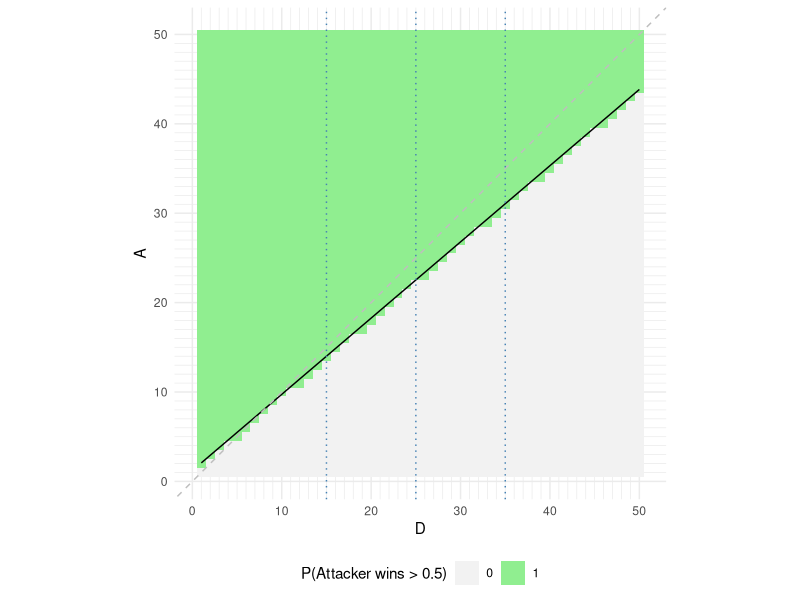
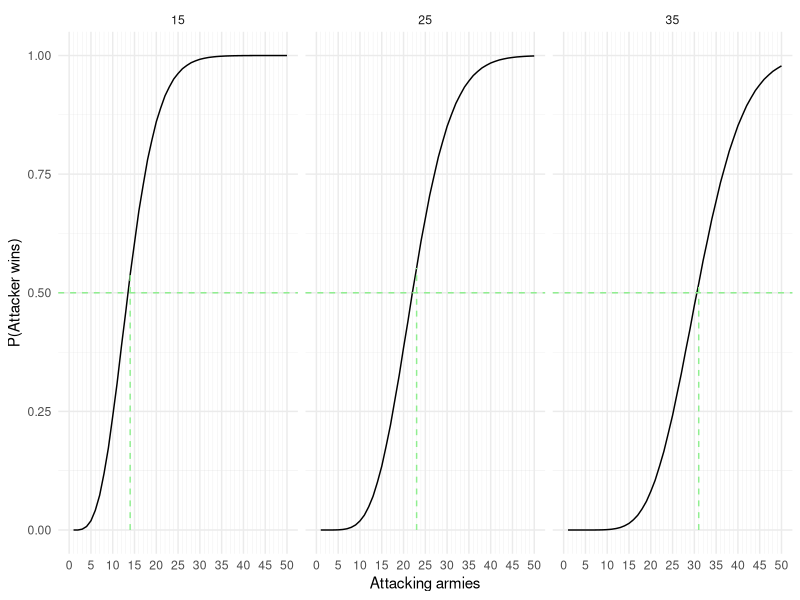
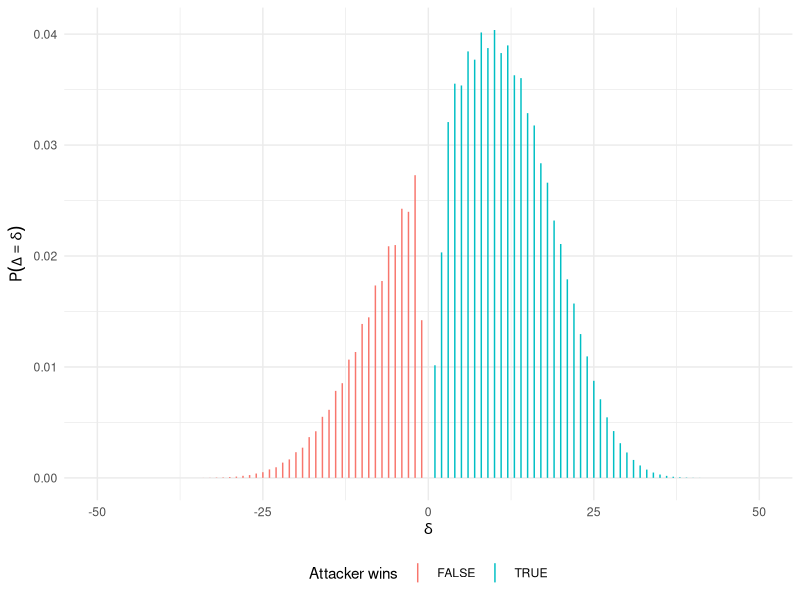

The R source for these figures, in order:
## ---- chunk 1
##If default fig.path, then set it.
if (knitr::opts_chunk$get("fig.path") == "figure/") {
  knitr::opts_knit$set( base.dir = '/Users/hoehle/Sandbox/Blog/')
  knitr::opts_chunk$set(fig.path="figure/source/2025-02-21-risk/")
}
fullFigPath <- paste0(knitr::opts_knit$get("base.dir"),knitr::opts_chunk$get("fig.path"))
filePath <- file.path("","Users","hoehle","Sandbox", "Blog", "figure", "source", "2025-02-21-risk")

knitr::opts_chunk$set(echo = FALSE, fig.width=8, fig.height=3.5, fig.cap='', fig.align='center', dpi=72*2, echo=TRUE)#, global.par = TRUE)
options(width=150, scipen=1e3)
## ---- chunk 2
suppressPackageStartupMessages(library(tidyverse))
suppressPackageStartupMessages(library(knitr))
# Packages specific for the post
suppressPackageStartupMessages(library(Matrix)) #Sparse matrix etc.
suppressPackageStartupMessages(library(kableExtra))

# Non CRAN packages
# devtools::install_github("hadley/emo")

##Configuration
options(knitr.table.format = "html")
theme_set(theme_minimal())
#if there are more than n rows in the tibble, print only the first m rows.
options(tibble.print_max = 10, tibble.print_min = 5)

# Fix seed value for the post
set.seed(123)
## ---- chunk 3
cat(paste0("![]({{ site.baseurl }}/",knitr::opts_chunk$get("fig.path"),"Risk-dice-example.jpg"),")")
## ---- chunk 4
# Sample space for one dice throw
Omega <- 1:6
## ---- chunk 5
# Do expand_grid on the \Omega set sequentially a given number of nDice times. 
# At the end we have nDice columns.
#
# @param nDice (integer) We compute \Omega_{dice}^{nDice}
# @param Omega (vector of integers) The faces on the dice.
#
# @return Tibble with nDice columns containing all |\Omega_{dice}|^{nDice} possible outcomes and a column stating the probability of each element in this sample space, i.e. 1/|\Omega_{dice}^{nDice}|.

sample_space <- function(nDice, Omega=1:6) {
 expand_grid(!!!replicate(nDice, Omega, simplify = FALSE)) %>% 
   setNames(str_c("D", 1L:nDice)) %>% 
    mutate(prob = 1/(length(Omega)^nDice))
}
## ---- chunk 6
combos_sorted <- function(nDice=3, nCompare=min(2,nDice), base_name = "y") {
  # Generate all outcomes and make a label
  # which identifies which of the sorted bins the outcome belongs to
  combos <- sample_space(nDice=nDice) %>%
    rowwise() %>% 
    mutate(combo_sorted = str_c(sort(c_across(all_of(paste0("D", 1:nDice))), decreasing=TRUE), collapse=""),
           combo_label = str_sub(combo_sorted, 1, nCompare)) 
  
  # Count accoring
  combos_summed <- combos %>% group_by(combo_label) %>%
    summarise(n=n(), prob=sum(prob)) %>% 
    arrange(desc(combo_label)) %>% 
    # We use the notation by Osborn (2009) and denote the columns y^{(1)} \geq y^{(2)} \geq y^{(3)}
    separate_wider_position(cols = combo_label, widths = set_names(rep(1, nCompare), nm= str_c(base_name, "_{(", 1:nCompare,")}")))

  # Done
  return(combos_summed)
}
## ---- chunk 7
combos_sorted(nDice=3, nCompare=2)
## ---- chunk 8
joint_combos_sorted <- function(a, d) {
  # Sort the throws of the attacker and defender
  Y <- combos_sorted(nDice=a, base_name="y")
  Z <- combos_sorted(nDice=d, base_name="z") 
  
  # Make a tibble with all combinations of the a vs. d armies fight
  joint <- Y %>% cross_join(Z) %>%
    mutate(prob = prob.x * prob.y,
           n = n.x * n.y) %>% 
    select(-n.x, -n.y, -prob.x, -prob.y)
  
  #Done
  return(joint)
}
## ---- chunk 9
head(joint_combos_sorted(a=3, d=2), n=3)
## ---- chunk 10
########################################################################
# Distribution over the number of armies that defender is losing,
# when attacker is using A armies and defender is using D armies.
# 
# @param A Number of armies (=dice) the attacker sends into the battle
# @param D Number of armies (=dice) the defender sends into the fight
#
# @return A tibble containing all possible outcomes of the battle in terms
#         of losses for attacker and defender.
########################################################################
p_lose_ad <- function(a=3, d=2) {
  # All joint combinations of attacker and defender
  joint <- joint_combos_sorted(a=a, d=d)
  
  # Number of dice to compare
  nCompare <- pmin(a, d)
  
  # I find this loop version easier to understand
  # than a corresponding tidyverse version
  for (k in seq_len(nCompare)) {
    joint[, str_c("lose_D_pos", k)] <- (joint[,str_c("y_{(",k,")}")] > joint[,str_c("z_{(",k,")}")])
  }
  
  # Total sum of armies lost by defender and attacker, respectively
  joint <- joint %>% 
    mutate(lose_D = rowSums(select(., matches("^lose_D_pos[0-9]+"))),
           lose_A = nCompare - lose_D)  %>% 
    select(starts_with("y"), starts_with("z"), prob, lose_A, lose_D) 
  
  # Add up probabilities for all combos yielding a specific
  # lose_A, lose_D combo
  res <- joint %>% group_by(lose_A, lose_D) %>% 
    summarise(prob = sum(prob), .groups="drop") %>% 
    arrange(lose_D)

  # Done
  return(res)
}
## ---- chunk 11
# 3 vs. 2 battle
p_lose_ad(a=3, d=2)

# Check that p_lose_ad is correct for p_{32k}, k=0,1,2
all.equal(p_lose_ad(a=3, d=2) %>% pull(prob), c(2275, 2611, 2890)/7776)
## ---- chunk 12
cat(paste0("![]({{ site.baseurl }}/",knitr::opts_chunk$get("fig.path"),"troll_riskroll.png"),")")
## ---- chunk 13
state_change <- expand_grid(a=1:3, d=1:2) %>% rowwise() %>% 
  mutate(prob = list(p_lose_ad(a=a, d=d))) %>% 
  unnest(prob)
## ---- chunk 14
state_change %>% 
  rename(k=`lose_D`) %>% select(-lose_A) %>% 
  print(n=Inf, row.names = FALSE)
## ---- chunk 15
# Armies at the start of the battle
A <- 10
D <- 10
size_state_space <- (A+1)*(D+1)
## ---- chunk 16
########################################################################

# All possible configurations of A armies for the attacker and D for the defender
states <- expand_grid(attacker=0:A, defender=0:D) %>% 
  mutate(state=sprintf("%02d-%02d", attacker, defender))
## ---- chunk 17
state_to_ad <- function(state_vec) {
 states %>% filter(state %in% state_vec) %>% select(attacker, defender)  
}
state_to_idx <- function(state_vec) {
  which(states$state %in% state_vec)
}
ad_to_idx <- Vectorize(function(a,d) {
  with(states, which((attacker == a) & (defender == d)))
})

if (FALSE) {
  #Test the function:
  # which state does (A=0,D=0) correspond to?
  state_to_idx(c("00-00"))
  # which state does (A=10, D=10) correspond to?
  state_to_idx(c("10-10"))
}
## ---- chunk 18
# Build the transition matrix of the Markov chain for all transitions of an A vs. D attack
#
# @param A Number of attacking armies
# @param D Number of defending armies
# @verbose Print additional information, e.g. a progress indicator
#
# @return Sparse (A+1)(D+1) \times (A+1)(D+1) transition matrix 

transition_matrix <- function(A, D, verbose=FALSE) {
  #Setup the matrix
  P <- matrix(0, nrow=nrow(states), ncol=nrow(states), dimnames=list(states$state, states$state))
  for (i in 1:nrow(states)) {
    # Calculate p_{ij} 
    if (verbose & (i %% round(0.1*nrow(states)) == 0)) {
      cat(str_c(round(100*(i / nrow(states)),digits=0), "% "))
    }
    # Extract the number of attacker and defender armies
    from_attacker <- states[i,] %>% pull(attacker)
    from_defender <- states[i,] %>% pull(defender)
    
    # If we look at an absorbing state we stay in it.
    if (from_attacker==0 | from_defender==0) {
      P[i,i] <- 1
    } else { 
      # Transient states -> determine which states we can move to
      
      # Possible combinations for armies lost. Assume one always uses as many armies
      # as possible.
      loss <- state_change %>% 
        filter(a == min(from_attacker,3) & d == min(from_defender,2)) %>% 
        select(lose_A, lose_D, prob) 
      
      # New state after losses are accounted for
      dummy <- loss %>% mutate(A=from_attacker, D=from_defender, prob=2*prob) %>% 
        select(A,D,prob)
      to_state <- dummy - loss 
      
      # Get idx of all potential new state
      idx_set <- ad_to_idx(to_state %>% pull(A), to_state %>% pull(D))
      
      # Update transition probability of each "new" state
      P[i, idx_set] <- to_state %>% pull(prob)
    }
  }
  # Store as sparse matrix
  P <- Matrix(P, sparse=TRUE)
  # Done
  return(P)
}

# Helper function to calculate matrix power, i.e. X^n, see answer in  https://stackoverflow.com/questions/3274818/matrix-power-in-r
matpow <- function(X, n) Reduce(`%*%`, replicate(n, X, simplify = FALSE))

# Compute the transition matrix for the given A and D
P <- transition_matrix(A=A, D=D)
P_times_AD <- matpow(P, A+D)
## ---- chunk 19
x0 <- states$state == sprintf("%2d-%2d",A,D) # "10-10"
x1 <- t(x0) %*% P
x1[, as.logical(x1>0)]
## ---- chunk 20
x_AD <- t(x0) %*% matpow(P, A+D)
x_AD[, as.logical(x_AD>0)]
## ---- chunk 21
round(x_AD[, as.logical(x_AD>0)], digits=3)
## ---- chunk 22
sum(x_AD[,str_detect(colnames(x_AD), "-00")])
## ---- chunk 23
# Calculate the probability that the attacker wins from a given 
# start configuration.
#
# @param A Number of armies that the attacker attacks with (total armies of attacker is A+1)
# @param D Number of armies the defence has
#
# @return Prob that attacker wins the fight.
p_A_wins <- function(A, D, P_times_AD=NULL) {
  if (is.null(P_times_AD)) {
    P <- transition_matrix(A=A, D=D)
    P_times_AD <- matpow(P, A+D)
  }
  # check that states contain the config
  stopifnot(nrow(states %>% filter(attacker == A & defender == D)) > 0)
    
  P_start <- states$state == sprintf("%02d-%02d", A, D)
  P_end <- P_start %*% P_times_AD

  # Probability that attacker wins (even for the combo attacker=0 & defender =0, the attacker wins, because he hold one army left)
  prob <- sum(P_end[which(states$defender == 0)])
  # Done
  return(prob)
}
## ---- chunk 24
## Calculate the entire table
tab <- expand_grid(A=1:A, D=1:D) %>% 
  rowwise() %>% 
  mutate(p_A_wins = p_A_wins(A=A, D=D, P=P_times_AD)) %>% 
  pivot_wider(names_from=D, values_from = p_A_wins)
## ---- chunk 25
tab %>% 
  mutate(across(matches("[0-9]+"), ~ cell_spec(sprintf("%.3f",.x), background = ifelse(.x > 0.5, "lightgreen", "white")))) %>% 
  kbl(escape = FALSE, align="c") %>%
  add_header_above(header=c(" " = 1, "D" = D)) %>% 
  column_spec(1, width="1cm", border_right = TRUE) %>%   # Add vertical line after column 1 (A)
  column_spec(2:(D+1), width = "3cm") %>% 
  kable_styling(bootstrap_options = c("striped"))
## ---- chunk 26
# Configuration of A and D for the big table
A <- 50
D <- 50
## ---- chunk 27
# All possible configurations of A armies for the attacker and D for the defender
states <- expand_grid(attacker=0:A, defender=0:D) %>% 
  mutate(state=sprintf("%02d-%02d", attacker, defender))

P <- transition_matrix(A=A, D=D)
P_times_AD <- matpow(P, A+D)

tab <- expand_grid(A=1:A, D=1:D) %>% 
  rowwise() %>% 
  mutate(p_A_wins = p_A_wins(A=A, D=D, P=P_times_AD)) %>% 
  pivot_wider(names_from=D, values_from = p_A_wins)

# Convert to matrix
M <- as.matrix(tab %>% select(-A))
M <- M>0.5

# For a given $D$. What's the smallest $A$ where the attacker still has a >50% probability of winning
smallest_A <- apply(M, MARGIN=2, \(x) { idx <- which(x>0.5) ; if(length(idx)==0) NA else min(idx)})
df <- tibble(D=as.numeric(names(smallest_A)), minA=smallest_A)

# Fit regression line and add the prediction 
m <- lm( minA ~ 1 + D, data=df)
df$prob <- 0
df$A <- predict(m)
## ---- chunk 28
# Illustrate table as an image
tab_long <- tab  %>% 
  pivot_longer(cols=-A, names_to="D", values_to = "prob") %>% 
  mutate(D=as.numeric(D),
         prob = if_else(prob>0.5, 1, 0))

ggplot(tab_long, aes(x=D, y=A, fill=as.factor(prob))) +
  geom_tile() +
  scale_fill_manual(name="P(Attacker wins > 0.5)", values=c("gray95", "lightgreen")) +
  geom_line(data=df) +
  geom_abline(slope=1, intercept=0, lty=2, col="gray") +
  geom_vline(data=tibble(A=c(15,25,35)), aes(xintercept=A), lty=3, col="steelblue") +
  coord_equal() +
  scale_y_continuous(minor_breaks = seq(0,D,by=1)) +
  scale_x_continuous(minor_breaks = seq(0,A,by=1)) +
  theme(legend.position="bottom") 
## ---- chunk 29
# Show as a function in A when D is fixed
tab_df <- tab %>% select(A, `15`,`25`,`35`) %>% 
  pivot_longer(cols=-A, values_to="prob", names_to="D") %>% 
  mutate(D = as.numeric(D)) 

# First A above 50%
first_A_gt50 <- tab_df %>% group_by(D) %>% summarise(min_A = min(A[prob>0.5]))
first_A <- left_join(first_A_gt50, tab_df, by=c("D", "min_A"="A")) %>% 
  rename(A=min_A)

# Show the graphs
ggplot(tab_df, aes(x=A, y=prob)) + 
  scale_x_continuous(breaks=seq(0,A, by=5), minor_breaks = seq(0,A,by=1)) +
  geom_line() +
  geom_hline(yintercept=0.5, col="lightgreen", lty=2) +
  geom_linerange(data=first_A, aes(ymin=0, ymax=prob), col="lightgreen", lty=2) +
  ylab("P(Attacker wins)") +
  xlab("Attacking armies") +
  coord_cartesian(xlim=c(0,A)) + 
  theme(panel.grid.minor = element_line(color = "gray80",
                                  linewidth = 0.05,
                                  linetype = 1)) +
  facet_wrap(. ~ D)
## ---- chunk 30
# Start state
pi_start <- (states$state == sprintf("%02d-%02d", A, D))
P_times_AD <- matpow(P, A+D)
pi_end <- pi_start %*% P_times_AD

# Fetch prob of all absorbing states.
absorbing <- states %>% filter(attacker==0 | defender==0) %>% 
  # Make additional info
  mutate(Delta = attacker - defender, 
         W_wins = Delta > 0, 
         L = pmax(0,Delta))

df_Delta <- left_join(absorbing, tibble(state=colnames(pi_end), prob=as.numeric(pi_end)), by="state")

# Show PMF
ggplot(df_Delta) + geom_linerange(aes(x=Delta, ymin=0, ymax=prob, color=W_wins)) +
  xlab(expression(delta)) +
  ylab(expression(P(Delta==delta))) +
  scale_color_discrete(name="Attacker wins") +
  theme(legend.position="bottom")

## Probability that attacker wins
p_A_wins <- df_Delta %>% filter(L>0) %>% summarise(prob=sum(prob)) %>% as.numeric()

# checksame probability in the earlier table
if (FALSE) tab %>% filter(A==50) %>% select(`50`) 

## Conditional expectation of armies lost given that A wins
E_loss_given_A_wins <- df_Delta %>% 
  # Determine conditional probability
  filter(L>0) %>% 
  mutate(prob = prob/sum(prob)) %>% 
  # Compute E(L|L>0)
  mutate(E_contrib = L*prob) %>% 
  summarise(E=A - sum(E_contrib)) %>% 
  as.numeric()
## ---- chunk 31
# Simulate a single a vs. d army battle
single_battle <- function(a = 3, d = 2) {
  # Sort the dice
  y_sorted <- sort(sample(Omega, size = a, replace = TRUE), dec = TRUE)
  z_sorted <- sort(sample(Omega, size = d, replace = TRUE), dec = TRUE)

  # Number of comparisons
  nCompares <- min(a, d)

  # For each position to compare, see if defender looses an army.
  lose_D <- (y_sorted[1:nCompares] > z_sorted[1:nCompares])

  return(sum(lose_D))
}

# Calc p_{32k}, k=0,1,2
prop.table(table(replicate(1e5, single_battle(a=3, d=2))))
## ---- chunk 32
# Joint distribution of the two events
f_Y12Z12 <- joint_combos_sorted(a=3, d=2) %>% 
  mutate(`y_{(1)}>z_{(1)}`=`y_{(1)}`> `z_{(1)}`,
         `y_{(2)}>z_{(2)}`=`y_{(2)}`> `z_{(2)}`) %>% 
  group_by(`y_{(1)}>z_{(1)}`,`y_{(2)}>z_{(2)}`) %>% 
  summarise(prob=sum(prob), .groups = "keep")

# Marginal distribution of each event
f_Y1Z1 <- f_Y12Z12 %>% group_by(`y_{(1)}>z_{(1)}`) %>% summarise(prob=sum(prob))
f_Y2Z2 <- f_Y12Z12 %>% group_by(`y_{(2)}>z_{(2)}`) %>% summarise(prob=sum(prob))

# Joint prob when **assuming independence**
f_Y12Z12_indep <- cross_join(f_Y1Z1, f_Y2Z2) %>% 
  mutate(prob_indep = prob.x * prob.y) %>% 
  select(-prob.x,-prob.y)

# Compare to the true joint distribution: this is definitely not the same!
inner_join(f_Y12Z12, f_Y12Z12_indep, by=c("y_{(1)}>z_{(1)}", "y_{(2)}>z_{(2)}"))
